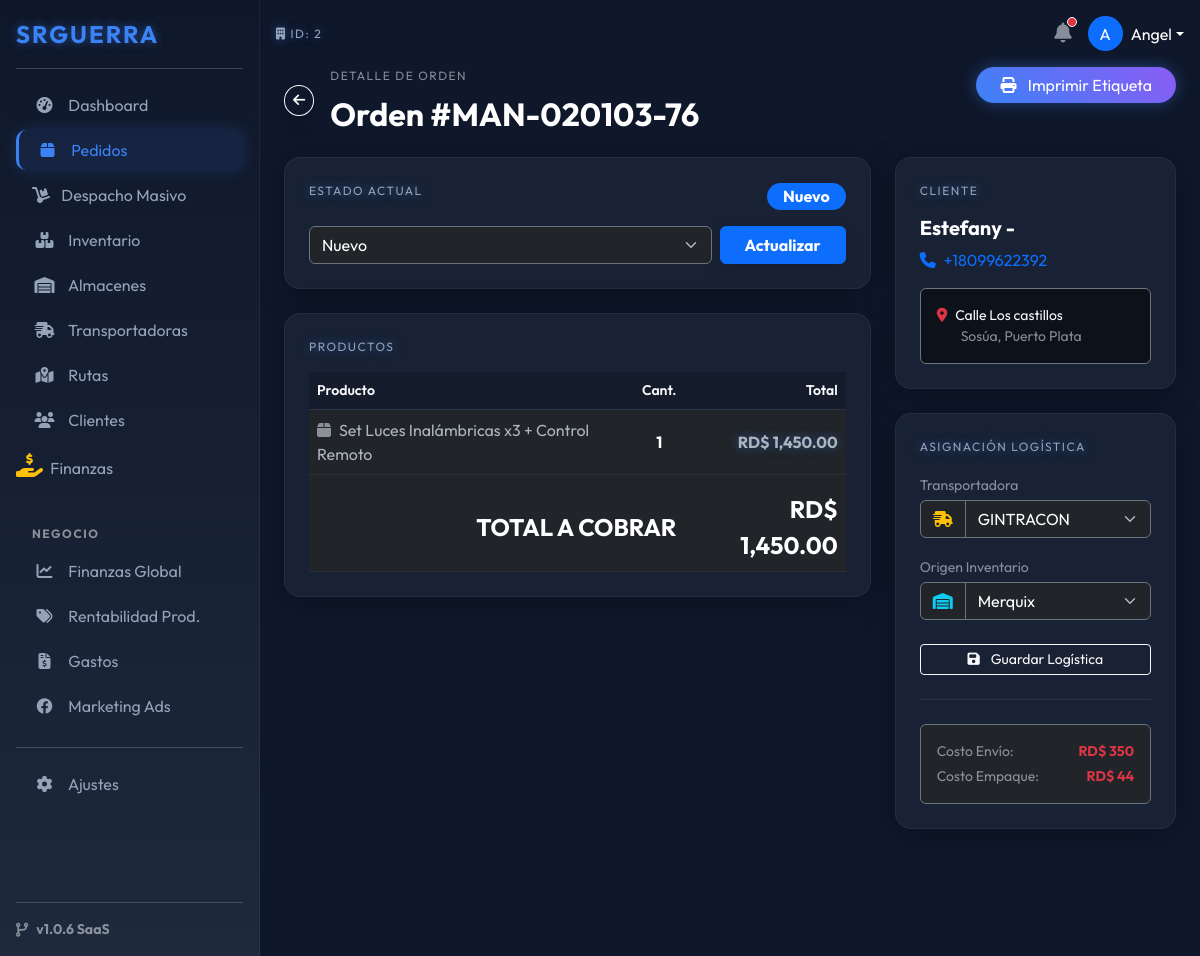
Page /index.php?ruta=pedidos/ver&id=21 (signed in) on the committed database.
### tables this page shows
CREATE TABLE `pedidos` (
  `id` int(11) NOT NULL,
  `empresa_id` int(11) NOT NULL,
  `cliente_id` int(11) NOT NULL,
  `transportadora_id` int(11) DEFAULT NULL,
  `almacen_id` int(11) DEFAULT NULL,
  `shopify_order_id` bigint(20) DEFAULT NULL,
  `origen` varchar(50) DEFAULT 'Manual',
  `numero_orden` varchar(50) NOT NULL,
  `estado_interno` enum('Nuevo','Confirmado','En Ruta','Entregado','Devuelto','Rechazado','Cancelado') DEFAULT 'Nuevo',
  `total_venta` decimal(10,2) NOT NULL,
  `costo_envio_real` decimal(10,2) DEFAULT 0.00,
  `costo_empaque_real` decimal(10,2) DEFAULT 0.00,
  `notas_internas` text DEFAULT NULL,
  `motivo_rechazo` text DEFAULT NULL,
  `guia_transporte` varchar(100) DEFAULT NULL,
  `fecha_creacion` datetime DEFAULT current_timestamp(),
  `fecha_entrega` datetime DEFAULT NULL,
  `fecha_actualizacion` datetime DEFAULT NULL
);

CREATE TABLE `pedidos_detalle` (
  `id` int(11) NOT NULL,
  `pedido_id` int(11) NOT NULL,
  `producto_id` int(11) DEFAULT NULL,
  `nombre_producto` varchar(255) NOT NULL,
  `cantidad` int(11) NOT NULL,
  `precio_unitario` decimal(10,2) NOT NULL,
  `costo_unitario` decimal(10,2) DEFAULT 0.00
);

CREATE TABLE `clientes` (
  `id` int(11) NOT NULL,
  `empresa_id` int(11) NOT NULL,
  `nombre` varchar(150) NOT NULL,
  `telefono` varchar(50) NOT NULL,
  `email` varchar(150) DEFAULT NULL,
  `provincia` varchar(100) DEFAULT NULL,
  `ciudad` varchar(100) DEFAULT NULL,
  `direccion` text DEFAULT NULL,
  `shopify_customer_id` bigint(20) DEFAULT NULL
);

CREATE TABLE `transportadoras` (
  `id` int(11) NOT NULL,
  `empresa_id` int(11) NOT NULL,
  `nombre` varchar(100) NOT NULL,
  `codigo_acceso` varchar(50) DEFAULT NULL,
  `pin_acceso` varchar(255) DEFAULT NULL,
  `costo_envio_fijo` decimal(10,2) DEFAULT 0.00,
  `activo` tinyint(1) DEFAULT 1
);

CREATE TABLE `almacenes` (
  `id` int(11) NOT NULL,
  `empresa_id` int(11) NOT NULL,
  `nombre` varchar(100) NOT NULL,
  `ubicacion` varchar(255) DEFAULT NULL,
  `costo_empaque` decimal(10,2) DEFAULT 0.00,
  `activo` tinyint(1) DEFAULT 1
);

### modules/pedidos/ver.php (the view, shortened to what this page needs)
<?php
$pedido_id = isset($_GET['id']) ? (int)$_GET['id'] : 0;
$empresa_id = $_SESSION['empresa_id'];
$sql = "SELECT p.*,
               c.nombre as cli_nombre, c.telefono as cli_telefono, c.direccion as cli_direccion,
               c.ciudad as cli_ciudad, c.provincia as cli_provincia,
               t.nombre as trans_nombre,
               a.nombre as almacen_nombre
        FROM pedidos p
        LEFT JOIN clientes c ON p.cliente_id = c.id
        LEFT JOIN transportadoras t ON p.transportadora_id = t.id
        LEFT JOIN almacenes a ON p.almacen_id = a.id
        WHERE p.id = ? AND p.empresa_id = ?";
$stmt = $pdo->prepare($sql);
$stmt->execute([$pedido_id, $empresa_id]);
$pedido = $stmt->fetch();
$lista_trans = $pdo->query("SELECT * FROM transportadoras WHERE empresa_id = $empresa_id AND activo = 1")->fetchAll();
$lista_alm = $pdo->query("SELECT * FROM almacenes WHERE empresa_id = $empresa_id AND activo = 1")->fetchAll();
$stmt_det = $pdo->prepare("SELECT * FROM pedidos_detalle WHERE pedido_id = ?");
$stmt_det->execute([$pedido_id]);
$detalles = $stmt_det->fetchAll();
?>
<div class="row mb-4">
    <div class="col-md-6 d-flex align-items-center">
        <a href="index.php?ruta=pedidos" class="btn btn-outline-light btn-sm me-3 rounded-circle shadow"><i class="fas fa-arrow-left"></i></a>
        <div>
            <span class="h-label text-muted">DETALLE DE ORDEN</span>
            <h2 class="fw-bold text-white mb-0">Orden #<?php echo htmlspecialchars($pedido['numero_orden']); ?></h2>
        </div>
    </div>
    <div class="col-md-6 text-end">
        <a href="index.php?ruta=imprimir-etiqueta&id=<?php echo $pedido['id']; ?>" target="_blank" class="btn btn-outline-warning rounded-pill px-4 btn-glow">
            <i class="fas fa-print me-2"></i> Imprimir Etiqueta
        </a>
    </div>
</div>
<div class="row g-4">
    <div class="col-lg-8">
        <div class="card-glass p-4 mb-4">
            <div class="d-flex justify-content-between align-items-center mb-3">
                <span class="h-label text-neon">ESTADO ACTUAL</span>
                <?php
                $es_devuelto = ($pedido['estado_interno'] == 'Devuelto');
                $badge_color = $es_devuelto ? 'bg-danger' : 'bg-primary';
                ?>
                <span class="badge <?php echo $badge_color; ?> fs-6 px-3 rounded-pill"><?php echo $pedido['estado_interno']; ?></span>
            </div>
            <form action="index.php?ruta=actualizar-estado-pedido" method="POST" class="d-flex gap-2">
                <div class="flex-grow-1">
                    <select name="nuevo_estado" class="form-select bg-dark text-white border-secondary">
                        <option value="Nuevo" <?php echo $pedido['estado_interno'] == 'Nuevo' ? 'selected' : ''; ?>>Nuevo</option>
                    </select>
                </div>
                <?php if ($es_devuelto): ?>
                    <button type="button" class="btn btn-secondary fw-bold px-4" disabled><i class="fas fa-lock me-2"></i> Bloqueado</button>
                <?php else: ?>
                    <button type="submit" class="btn btn-primary fw-bold px-4 shadow">Actualizar</button>
                <?php endif; ?>
            </form>
        </div>
        <div class="card-glass p-4">
            <span class="h-label text-neon mb-3">PRODUCTOS</span>
            <div class="table-responsive">
                <table class="table table-dark-custom align-middle mb-0">
                    <thead>
                        <tr class="text-muted small">
                            <th>Producto</th>
                            <th class="text-center">Cant.</th>
                            <th class="text-end">Total</th>
                        </tr>
                    </thead>
                    <tbody>
                        <?php foreach ($detalles as $d): ?>
                            <tr>
                                <td><i class="fas fa-box me-2 text-muted"></i><?php echo $d['nombre_producto']; ?></td>
                                <td class="text-center fw-bold text-white"><?php echo $d['cantidad']; ?></td>
                                <td class="text-end fw-bold text-neon">RD$ <?php echo number_format($d['precio_unitario'] * $d['cantidad'], 2); ?></td>
                            </tr>
                        <?php endforeach; ?>
                    </tbody>
                    <tfoot class="border-top border-secondary">
                        <tr>
                            <td colspan="2" class="text-end text-white fs-4 fw-bold pt-3">TOTAL A COBRAR</td>
                            <td class="text-end text-white fs-4 fw-bold pt-3">RD$ <?php echo number_format($pedido['total_venta'], 2); ?></td>
                        </tr>
                    </tfoot>
                </table>
            </div>
        </div>
    </div>
    <div class="col-lg-4">
        <div class="card-glass p-4 mb-4">
            <span class="h-label text-neon mb-3">CLIENTE</span>
            <?php if ($pedido['cli_nombre']): ?>
                <h5 class="text-white fw-bold"><?php echo $pedido['cli_nombre']; ?></h5>
                <p class="text-primary mb-3"><i class="fas fa-phone me-2"></i><?php echo $pedido['cli_telefono']; ?></p>
                <div class="p-3 bg-black bg-opacity-50 rounded border border-secondary small">
                    <i class="fas fa-map-marker-alt text-danger me-2"></i><?php echo $pedido['cli_direccion']; ?><br>
                    <span class="text-muted ms-4"><?php echo $pedido['cli_ciudad']; ?>, <?php echo $pedido['cli_provincia']; ?></span>
                </div>
            <?php else: ?>
                <div class="alert alert-warning small">Cliente eliminado.</div>
            <?php endif; ?>
        </div>
        <div class="card-glass p-4">
            <span class="h-label text-neon mb-3">ASIGNACIÓN LOGÍSTICA</span>
            <form action="index.php?ruta=guardar-pedido" method="POST">
                <div class="mb-3">
                    <label class="text-muted small mb-1">Transportadora</label>
                    <div class="input-group">
                        <span class="input-group-text bg-dark border-secondary text-warning"><i class="fas fa-shipping-fast"></i></span>
                        <select name="transportadora_id" class="form-select bg-dark text-white border-secondary">
                            <?php foreach ($lista_trans as $t): ?>
                                <option value="<?php echo $t['id']; ?>" <?php echo ($pedido['transportadora_id'] == $t['id']) ? 'selected' : ''; ?>>
                                    <?php echo $t['nombre']; ?>
                                </option>
                            <?php endforeach; ?>
                        </select>
                    </div>
                </div>
                <div class="mb-4">
                    <label class="text-muted small mb-1">Origen Inventario</label>
                    <div class="input-group">
                        <span class="input-group-text bg-dark border-secondary text-info"><i class="fas fa-warehouse"></i></span>
                        <select name="almacen_id" class="form-select bg-dark text-white border-secondary">
                            <?php foreach ($lista_alm as $a): ?>
                                <option value="<?php echo $a['id']; ?>" <?php echo ($pedido['almacen_id'] == $a['id']) ? 'selected' : ''; ?>>
                                    <?php echo $a['nombre']; ?>
                                </option>
                            <?php endforeach; ?>
                        </select>
                    </div>
                </div>
                <?php if(!$es_devuelto): ?>
                <button type="submit" class="btn btn-outline-light w-100 btn-sm">
                    <i class="fas fa-save me-2"></i> Guardar Logística
                </button>
                <?php endif; ?>
            </form>
            <hr class="border-secondary opacity-25 my-4">
            <div class="p-3 bg-dark rounded border border-secondary">
                <div class="d-flex justify-content-between mb-1">
                    <span class="small text-muted">Costo Envío:</span>
                    <span class="small text-danger fw-bold">RD$ <?php echo number_format($pedido['costo_envio_real'], 0); ?></span>
                </div>
                <div class="d-flex justify-content-between">
                    <span class="small text-muted">Costo Empaque:</span>
                    <span class="small text-danger fw-bold">RD$ <?php echo number_format($pedido['costo_empaque_real'], 0); ?></span>
                </div>
            </div>
        </div>
    </div>
</div>
<?php include 'includes/footer.php'; ?>

### assets/css/futuristic.css (style rules this page uses)
:root { --bg-dark: #0f172a; --bg-card: #1e293b; --primary-neon: #3b82f6; --accent-neon: #8b5cf6; --text-main: #f8fafc; --text-muted: #94a3b8; --success-glow: rgba(34, 197, 94, 0.2); --danger-glow: rgba(239, 68, 68, 0.2); }
body { background-color: var(--bg-dark); color: var(--text-main); font-family: 'Outfit', sans-serif; }
.card-glass { background: rgba(30, 41, 59, 0.7); backdrop-filter: blur(10px); -webkit-backdrop-filter: blur(10px); border: 1px solid rgba(255, 255, 255, 0.05); border-radius: 16px; box-shadow: 0 4px 30px rgba(0, 0, 0, 0.3); transition: transform 0.2s; }
.text-neon { color: var(--primary-neon); text-shadow: 0 0 10px rgba(59, 130, 246, 0.5); }
.h-label { font-size: 0.75rem; text-transform: uppercase; letter-spacing: 1.5px; color: var(--text-muted); margin-bottom: 10px; display: block; }
.table-dark-custom { background: transparent; color: var(--text-muted); }
.table-dark-custom th { background: rgba(0,0,0,0.2); color: var(--text-main); border-bottom: 1px solid rgba(255,255,255,0.1); font-weight: 600; }
.table-dark-custom td { border-bottom: 1px solid rgba(255,255,255,0.05); vertical-align: middle; }
.btn-glow { background: linear-gradient(45deg, var(--primary-neon), var(--accent-neon)); border: none; color: white; box-shadow: 0 0 15px rgba(59, 130, 246, 0.4); }

### rows in the picture
pedidos: numero_orden "MAN-020103-76", estado_interno "Nuevo", nuevo_estado "Nuevo", total_venta "1,450.00", cliente.nombre "Estefany -", cliente.telefono "+18099622392", cliente.direccion "Calle Los castillos", cliente.ciudad "Sosúa", cliente.provincia "Puerto Plata", transportadora_id "GINTRACON", almacen_id "Merquix", costo_envio_real "350", costo_empaque_real "44"
pedidos_detalle: nombre_producto "Set Luces Inalámbricas x3 + Control Remoto", cantidad "1", $d['precio_unitario'] * $d['cantidad'] "1,450.00"

### other values in the picture
$_SESSION['empresa_id'] "2"
substr($_SESSION['usuario_nombre'], 0, 1) "A"
explode(' ', $_SESSION['usuario_nombre'])[0] "Angel"
